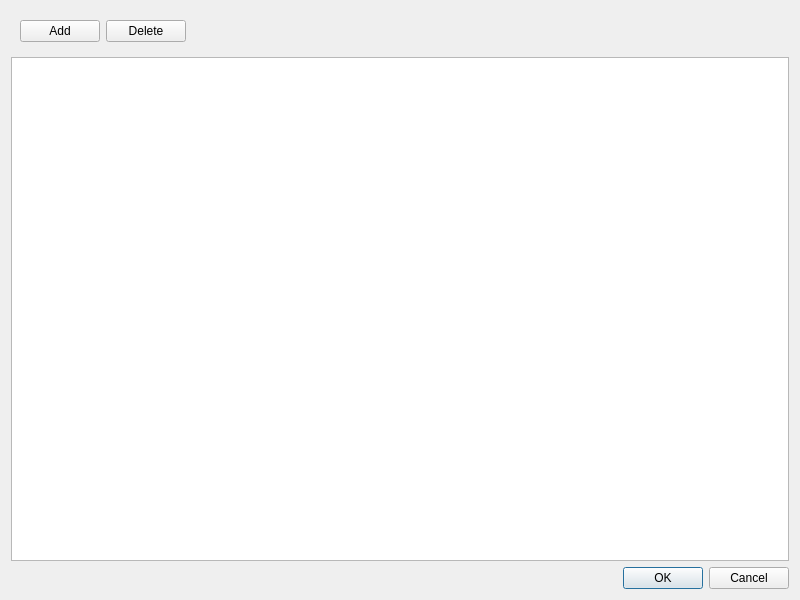
<?xml version="1.0" encoding="UTF-8"?>
<ui version="4.0">
 <class>EffortDialog</class>
 <widget class="QDialog" name="EffortDialog">
  <property name="windowModality">
   <enum>Qt::ApplicationModal</enum>
  </property>
  <property name="geometry">
   <rect>
    <x>0</x>
    <y>0</y>
    <width>800</width>
    <height>600</height>
   </rect>
  </property>
  <property name="windowTitle">
   <string>Effort</string>
  </property>
  <layout class="QVBoxLayout" name="verticalLayout">
   <item alignment="Qt::AlignLeft">
    <widget class="QWidget" name="widget" native="true">
     <layout class="QGridLayout" name="gridLayout">
      <item row="0" column="2">
       <widget class="QPushButton" name="btn_delete">
        <property name="maximumSize">
         <size>
          <width>200</width>
          <height>16777215</height>
         </size>
        </property>
        <property name="text">
         <string>Delete</string>
        </property>
        <property name="icon">
         <iconset resource="../app/resources/resources.qrc">
          <normaloff>:/images/icons/png/32x32/delete.png</normaloff>:/images/icons/png/32x32/delete.png</iconset>
        </property>
       </widget>
      </item>
      <item row="0" column="1">
       <widget class="QPushButton" name="btn_add">
        <property name="maximumSize">
         <size>
          <width>200</width>
          <height>16777215</height>
         </size>
        </property>
        <property name="text">
         <string>Add</string>
        </property>
        <property name="icon">
         <iconset resource="../app/resources/resources.qrc">
          <normaloff>:/images/icons/png/32x32/plus.png</normaloff>:/images/icons/png/32x32/plus.png</iconset>
        </property>
       </widget>
      </item>
     </layout>
    </widget>
   </item>
   <item>
    <widget class="QTableWidget" name="tableWidget"/>
   </item>
   <item>
    <widget class="QDialogButtonBox" name="buttonBox">
     <property name="styleSheet">
      <string notr="true"/>
     </property>
     <property name="orientation">
      <enum>Qt::Horizontal</enum>
     </property>
     <property name="standardButtons">
      <set>QDialogButtonBox::Cancel|QDialogButtonBox::Ok</set>
     </property>
     <property name="centerButtons">
      <bool>false</bool>
     </property>
    </widget>
   </item>
  </layout>
 </widget>
 <resources>
  <include location="../app/resources/resources.qrc"/>
 </resources>
 <connections>
  <connection>
   <sender>buttonBox</sender>
   <signal>accepted()</signal>
   <receiver>EffortDialog</receiver>
   <slot>accept()</slot>
   <hints>
    <hint type="sourcelabel">
     <x>248</x>
     <y>254</y>
    </hint>
    <hint type="destinationlabel">
     <x>157</x>
     <y>274</y>
    </hint>
   </hints>
  </connection>
  <connection>
   <sender>buttonBox</sender>
   <signal>rejected()</signal>
   <receiver>EffortDialog</receiver>
   <slot>reject()</slot>
   <hints>
    <hint type="sourcelabel">
     <x>316</x>
     <y>260</y>
    </hint>
    <hint type="destinationlabel">
     <x>286</x>
     <y>274</y>
    </hint>
   </hints>
  </connection>
 </connections>
</ui>
